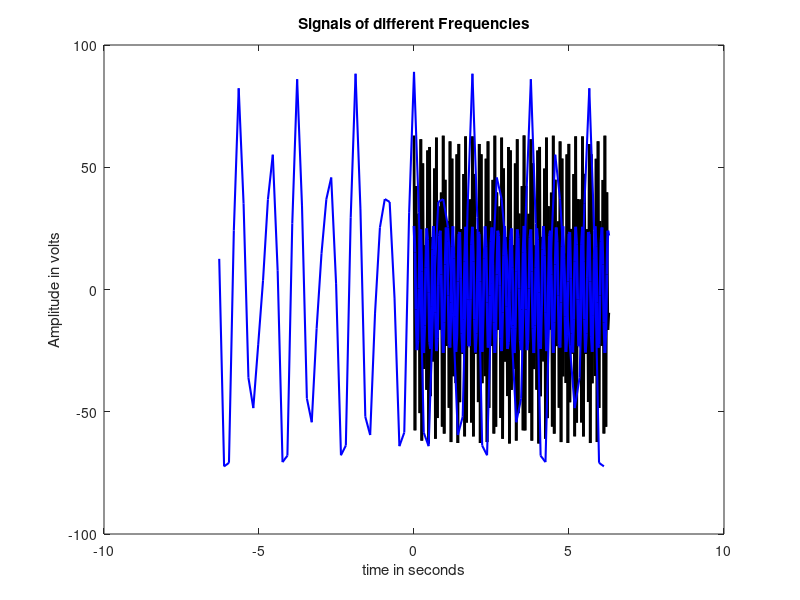
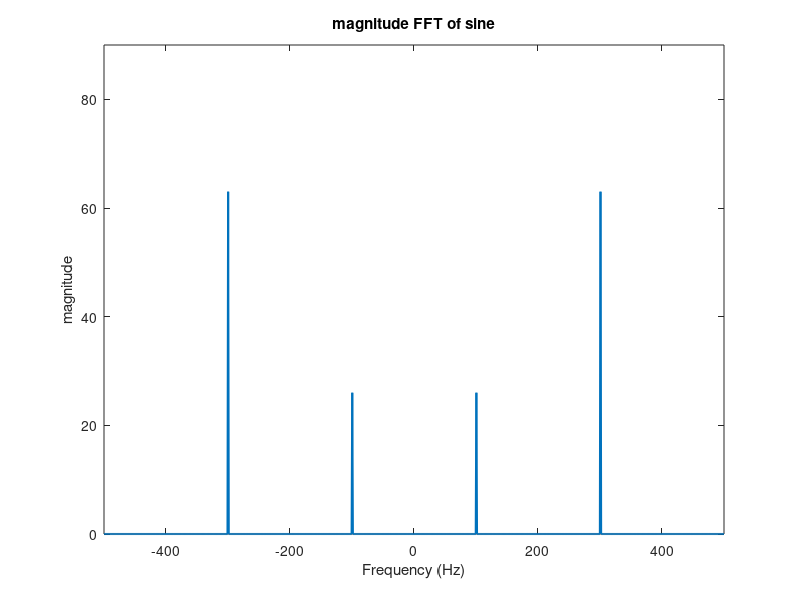

These charts were generated, in order, by the following MATLAB code: (Note: this script raises an error after producing the figures.)
%20-43649-2
A1=63;
A2=26;
t=0:pi/100:2*pi;
x1=A1*cos(2*pi*(4*100)*t);
x2=A2*cos(2*pi*(6*100)*t);
plot(t,x1,'k','linewidth',2);
hold on;
plot(t,x2,'b','linewidth',2);
hold on;
xlabel('time in seconds')
ylabel('Amplitude in volts')
title('Signals of different Frequencies')

A1=63;
A2=26;
t=-2*pi:pi/20:2*pi-pi/20;
x1=A1*cos(2*pi*(4*100)*t);
x2=A2*cos(2*pi*(6*100)*t);
x3=x1+x2;
plot(t,x3,'b','linewidth',1.5);
hold on;
xlabel('time in seconds')
ylabel('Amplitude in volts')


fs = 1000;
t = 0:1/fs:1-1/fs;
f1 = 300;
f2 = 100;
A1 = 63;
A2 = 26;
x1 = A1*sin(2*pi*f1*t);
x2 = A2*sin(2*pi*f2*t);
x3= x1+x2;
fx3 = fft(x3);
fx3 = fftshift(fx3)/(fs/2);
f = fs/2*linspace(-1,1,fs);
figure;
plot(f,abs(fx3),'LineWidth',1.5);
title('magnitude FFT of sine');
axis([-500 500 0 90])
xlabel('Frequency (Hz)');
ylabel('magnitude');
bandwidth = obw(x3,fs)

fs = 10000;
t = 0:1/fs:1-1/fs;
f = 10; % Times at which to sample the sine function
sig = 2*sin(2*pi*f*t); % Original signal, a sine wave
partition = [-1.5, -0.5, 0.5, 1.5]; % Length 4, to represent 5 intervals
codebook = [-2:2]; 
[index,quants] = quantiz(sig,partition,codebook); % Quantize.
figure
plot(t,sig,'x',t,quants,'.')
legend('Original signal','Quantized signal');


